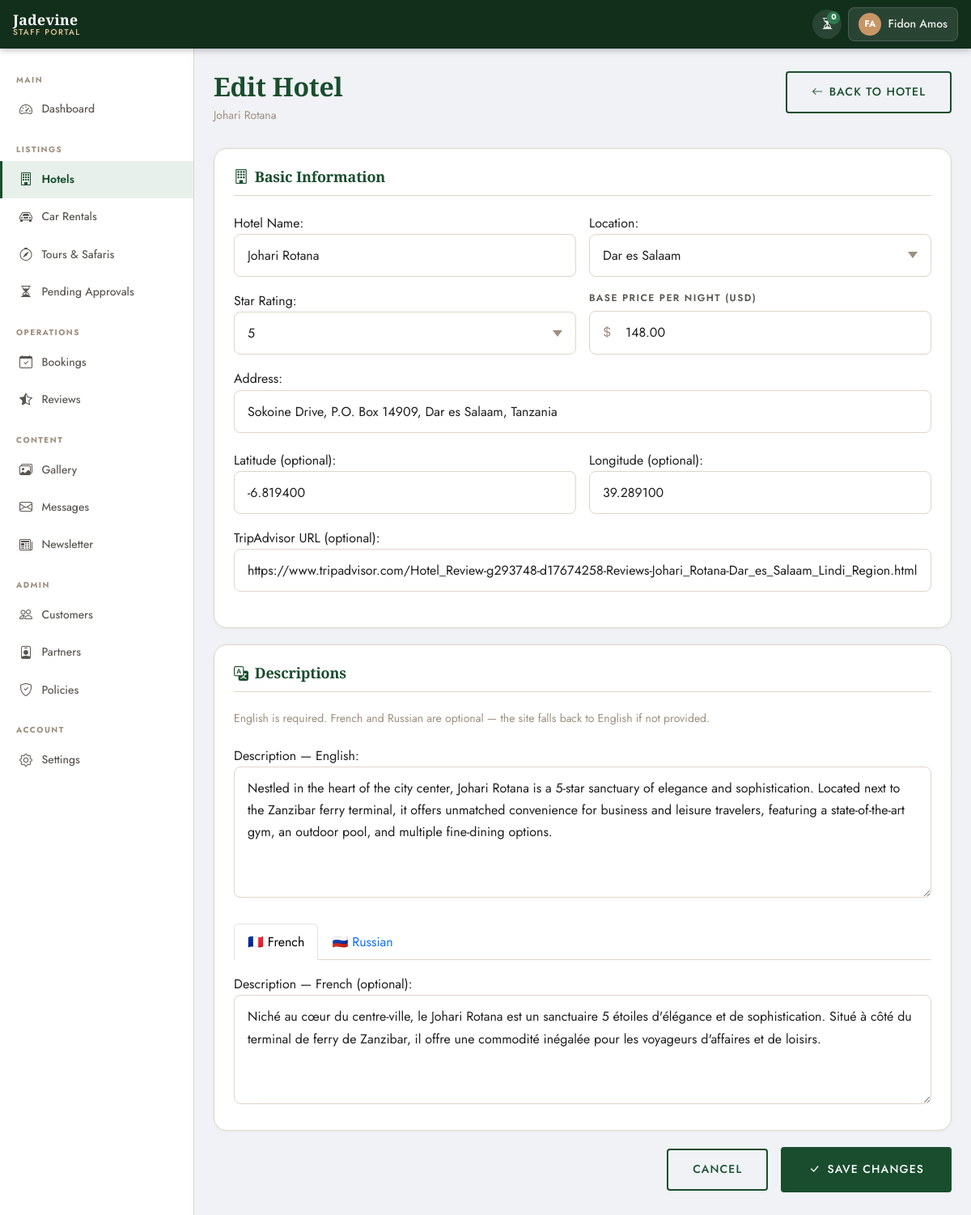
/portal/hotels/2/edit/ (signed in), run on the app's committed database.
### apps/accounts/models.py (models this page shows, shortened)
class CustomUser(AbstractUser):
    LANGUAGE_CHOICES = [
        ('en', 'English'),
        ('fr', 'Français'),
        ('ru', 'Русский'),
    ]
    phone = models.CharField(
        max_length=20,
        blank=True,
        null=True,
        verbose_name=_('Phone Number'),
    )
    nationality = models.CharField(
        max_length=100,
        blank=True,
        null=True,
        verbose_name=_('Nationality'),
    )
    preferred_language = models.CharField(
        max_length=5,
        choices=LANGUAGE_CHOICES,
        default='en',
        verbose_name=_('Preferred Language'),
    )
    profile_photo = models.ImageField(
        upload_to='profiles/',
        blank=True,
        null=True,
        verbose_name=_('Profile Photo'),
    )
    class Meta:
        verbose_name = _('User')
        verbose_name_plural = _('Users')

### apps/hotels/models.py (models this page shows, shortened)
class Hotel(models.Model):
    LOCATION_CHOICES = [
        ('zanzibar', _('Zanzibar')),
        ('dar_es_salaam', _('Dar es Salaam')),
    ]
    APPROVAL_CHOICES = [
        ('pending', _('Pending Review')),
        ('approved', _('Approved')),
        ('rejected', _('Rejected')),
    ]
    STAR_CHOICES = [(i, str(i)) for i in range(1, 6)]
    name = models.CharField(max_length=200, verbose_name=_('Hotel Name'))
    slug = models.SlugField(unique=True, blank=True)
    location = models.CharField(
        max_length=20, choices=LOCATION_CHOICES, verbose_name=_('Location')
    )
    description_en = models.TextField(verbose_name=_('Description (English)'))
    description_fr = models.TextField(blank=True, null=True, verbose_name=_('Description (French)'))
    description_ru = models.TextField(blank=True, null=True, verbose_name=_('Description (Russian)'))
    stars = models.IntegerField(choices=STAR_CHOICES, verbose_name=_('Star Rating'))
    price_per_night = models.DecimalField(
        max_digits=10, decimal_places=2, verbose_name=_('Price Per Night (USD)')
    )
    address = models.CharField(max_length=300, verbose_name=_('Address'))
    latitude = models.DecimalField(
        max_digits=9, decimal_places=6, blank=True, null=True
    )
    longitude = models.DecimalField(
        max_digits=9, decimal_places=6, blank=True, null=True
    )
    tripadvisor_url = models.URLField(blank=True, null=True, verbose_name=_('TripAdvisor URL'))
    created_by = models.ForeignKey(
        settings.AUTH_USER_MODEL,
        on_delete=models.SET_NULL,
        null=True,
        blank=True,
        related_name='hotels_created',
        verbose_name=_('Created By'),
    )
    approval_status = models.CharField(
        max_length=10, choices=APPROVAL_CHOICES, default='pending',
        verbose_name=_('Approval Status')
    )
    rejection_reason = models.TextField(
        blank=True, null=True, verbose_name=_('Rejection Reason')
    )
    is_active = models.BooleanField(default=False, verbose_name=_('Active / Visible'))
    created_at = models.DateTimeField(auto_now_add=True)
    updated_at = models.DateTimeField(auto_now=True)
    class Meta:
        verbose_name = _('Hotel')
        verbose_name_plural = _('Hotels')
        ordering = ['-created_at']

### apps/portal/views/hotels.py (the view, shortened to what this page needs)
# urls.py: path('hotels/<int:pk>/edit/', PortalHotelEditView.as_view(), name='hotel_edit'),
class PortalHotelEditView(PortalRequiredMixin, View):
    template_name = 'portal/portal_hotel_form.html'
    def get(self, request, pk):
        hotel = _get_portal_hotel(request.user, pk)
        context = {
            'form': HotelForm(instance=hotel),
            'hotel': hotel,
            'is_edit': True,
            'mini_admin': is_mini_admin(request.user),
            'show_approval_warning': (
                is_mini_admin(request.user) and
                hotel.approval_status == 'approved'
            ),
        }
        return render(request, self.template_name, context)

### apps/portal/context_processors.py (called while the page is built, shortened)
def portal_context(request):
    mini = is_mini_admin(request.user)
    pending_hotels = 0
    pending_cars = 0
    unread_messages = 0
    if not mini:
        pending_hotels = Hotel.objects.filter(approval_status='pending').count()
        pending_cars = CarRental.objects.filter(approval_status='pending').count()
        unread_messages = ContactMessage.objects.filter(status='new').count()
    pending_reviews = get_accessible_reviews(request.user).filter(
        status='pending'
    ).count()
    return {
        'pending_total': pending_hotels + pending_cars,
        'pending_hotels': pending_hotels,
        'pending_cars': pending_cars,
        'unread_messages': unread_messages,
        'pending_reviews': pending_reviews,
        'mini_admin': mini,
    }

### apps/portal/mixins.py (called while the page is built, shortened)
def get_accessible_hotels(user):
    from apps.hotels.models import Hotel
    if hasattr(user, 'miniadminprofile'):
        return Hotel.objects.filter(created_by=user)
    return Hotel.objects.all()

def get_accessible_reviews(user):
    from apps.reviews.models import Review
    from apps.hotels.models import Hotel
    from apps.cars.models import CarRental
    return Review.objects.all()

def is_mini_admin(user):
    return hasattr(user, 'miniadminprofile')

    def dispatch(self, request, *args, **kwargs):
        if not request.user.is_authenticated or not request.user.is_staff:
            return redirect('portal:login')
        return super().dispatch(request, *args, **kwargs)

### apps/portal/views/hotels.py (called while the page is built)
def _get_portal_hotel(user, pk):
    qs = get_accessible_hotels(user)
    return get_object_or_404(qs, pk=pk)

### templates/portal/portal_hotel_form.html (shortened to what this page needs)
{% extends "portal/portal_base.html" %}
{% load i18n static %}
{% block nav_hotels %}active{% endblock %}
{% block page_title %}
  {% if is_edit %}{% trans "Edit Hotel" %}{% else %}{% trans "Add New Hotel" %}{% endif %}
{% endblock %}
{% block page_subtitle %}
  <p class="portal-page-subtitle">
    {% if is_edit %}{{ hotel.name }}{% else %}{% trans "Fill in the details below. English description is required." %}{% endif %}
  </p>
{% endblock %}
{% block page_actions %}
  {% if is_edit %}
  <a href="{% url 'portal:hotel_detail' hotel.pk %}" class="btn-outline-jd"
     style="display:inline-flex;align-items:center;gap:0.4rem;">
    <i class="bi bi-arrow-left"></i> {% trans "Back to Hotel" %}
  </a>
  {% else %}
  <a href="{% url 'portal:hotel_list' %}" class="btn-outline-jd"
     style="display:inline-flex;align-items:center;gap:0.4rem;">
    <i class="bi bi-arrow-left"></i> {% trans "Back to Hotels" %}
  </a>
  {% endif %}
{% endblock %}
{% block extra_css %}
<link rel="stylesheet" href="{% static 'css/portal/portal_hotels.css' %}">
{% endblock %}
{% block content %}
<form method="post" action="" novalidate>
  <div class="portal-form-section">
    <h3 class="portal-form-section-title">
      <i class="bi bi-building me-2"></i>{% trans "Basic Information" %}
    </h3>
    <div class="portal-field-row portal-field-row--2">
      <div class="jd-form-group mb-0">
        {{ form.name.label_tag }}
        {{ form.name }}
      </div>
      <div class="jd-form-group mb-0">
        {{ form.location.label_tag }}
        {{ form.location }}
      </div>
    </div>
    <div class="portal-field-row portal-field-row--2 mt-3">
      <div class="jd-form-group mb-0">
        {{ form.stars.label_tag }}
        {{ form.stars }}
      </div>
      <div class="jd-form-group mb-0">
        <label class="jd-label">
          {{ form.price_per_night.label }}
        </label>
        <div class="jd-input-icon-wrap">
          {{ form.price_per_night }}
        </div>
      </div>
    </div>
    <div class="jd-form-group mt-3">
      {{ form.address.label_tag }}
      {{ form.address }}
    </div>
    <div class="portal-field-row portal-field-row--2 mt-3">
      <div class="jd-form-group mb-0">
        {{ form.latitude.label_tag }}
        {{ form.latitude }}
      </div>
      <div class="jd-form-group mb-0">
        {{ form.longitude.label_tag }}
        {{ form.longitude }}
      </div>
    </div>
    <div class="jd-form-group mt-3">
      {{ form.tripadvisor_url.label_tag }}
      {{ form.tripadvisor_url }}
    </div>
  </div>
  <div class="portal-form-section">
    <h3 class="portal-form-section-title">
      <i class="bi bi-translate me-2"></i>{% trans "Descriptions" %}
    </h3>
    <p style="font-size:var(--text-sm);color:var(--color-muted);margin-bottom:1.25rem;">
      {% trans "English is required. French and Russian are optional — the site falls back to English if not provided." %}
    </p>
    <div class="jd-form-group">
      {{ form.description_en.label_tag }}
      {{ form.description_en }}
    </div>
    <ul class="nav nav-tabs mt-4 mb-3" style="border-color:var(--color-border);">
      <li class="nav-item">
        <button class="nav-link active lang-tab" data-target="#desc-fr" type="button">
          🇫🇷 {% trans "French" %}
        </button>
      </li>
      <li class="nav-item">
        <button class="nav-link lang-tab" data-target="#desc-ru" type="button">
          🇷🇺 {% trans "Russian" %}
        </button>
      </li>
    </ul>
    <div id="desc-fr">
      <div class="jd-form-group mb-0">
        {{ form.description_fr.label_tag }}
        {{ form.description_fr }}
      </div>
    </div>
  </div>
  <div class="d-flex align-items-center justify-content-end gap-3 mt-2">
    {% if is_edit %}
    <a href="{% url 'portal:hotel_detail' hotel.pk %}" class="btn-outline-jd">
      {% trans "Cancel" %}
    </a>
    {% else %}
    <a href="{% url 'portal:hotel_list' %}" class="btn-outline-jd">
      {% trans "Cancel" %}
    </a>
    {% endif %}
    <button type="submit" class="btn-primary-jd"
            style="display:inline-flex;align-items:center;gap:0.5rem;"
            {% if show_approval_warning %}id="submit-with-warning"{% endif %}>
      <i class="bi bi-check-lg"></i>
      {% if is_edit %}{% trans "Save Changes" %}{% else %}{% trans "Create Hotel" %}{% endif %}
    </button>
  </div>
</form>
{% endblock %}

### templates/portal/portal_base.html (shortened to what this page needs)
{% load static i18n %}
<!DOCTYPE html>
<html lang="en">
<head>
  <link rel="stylesheet"
        href="https://cdn.jsdelivr.net/npm/bootstrap@5.3.3/dist/css/bootstrap.min.css">
  <link rel="stylesheet"
        href="https://cdn.jsdelivr.net/npm/bootstrap-icons@1.11.3/font/bootstrap-icons.min.css">
  <link rel="stylesheet"
        href="https://cdn.datatables.net/1.13.8/css/dataTables.bootstrap5.min.css">
  <link rel="stylesheet"
        href="https://cdn.datatables.net/buttons/2.4.2/css/buttons.bootstrap5.min.css">
  <link rel="stylesheet" href="{% static 'css/main.css' %}">
  <link rel="stylesheet" href="{% static 'css/portal/portal_base.css' %}">
  {% block extra_css %}{% endblock %}
</head>
<body class="portal-body {% block body_class %}{% endblock %}">
<header class="portal-topbar">
  <a href="{% url 'portal:dashboard' %}" class="portal-topbar-brand">
    <span class="brand-name">Jadevine</span>
    <span class="brand-sub">{% trans "Staff Portal" %}</span>
  </a>
  <div class="portal-topbar-right">
    {% if not mini_admin %}
    <a href="{% url 'portal:dashboard' %}#pending"
       class="portal-topbar-badge {% if pending_total == 0 %}portal-topbar-badge--zero{% endif %}"
       title="{% trans 'Pending approvals' %}">
      <i class="bi bi-hourglass-split"></i>
      <span class="pending-count-badge">{{ pending_total }}</span>
    </a>
    {% endif %}
    <div class="portal-user-dropdown dropdown">
      <button class="portal-user-btn dropdown-toggle"
              data-bs-toggle="dropdown"
              aria-expanded="false">
        <span class="portal-user-avatar">
          {{ request.user.first_name|first|upper }}{{ request.user.last_name|first|upper }}
        </span>
        <span class="portal-user-name d-none d-md-inline">
          {{ request.user.get_full_name|default:request.user.username }}
        </span>
      </button>
    </div>
  </div>
</header>
<div class="portal-layout">
  <aside class="portal-sidebar" id="portalSidebar">
    <nav class="portal-nav">
      <div class="portal-nav-section">
        <span class="portal-nav-label">{% trans "Main" %}</span>
        <a href="{% url 'portal:dashboard' %}"
           class="portal-nav-link {% block nav_dashboard %}{% endblock %}">
          <i class="bi bi-speedometer2"></i>
          <span>{% trans "Dashboard" %}</span>
        </a>
      </div>
      <div class="portal-nav-section">
        <span class="portal-nav-label">{% trans "Listings" %}</span>
        <a href="{% url 'portal:hotel_list' %}"
           class="portal-nav-link {% block nav_hotels %}{% endblock %}">
          <i class="bi bi-building"></i>
          <span>{% trans "Hotels" %}</span>
        </a>
        <a href="{% url 'portal:car_list' %}"
           class="portal-nav-link {% block nav_cars %}{% endblock %}">
          <i class="bi bi-car-front"></i>
          <span>{% trans "Car Rentals" %}</span>
        </a>
        {% if not mini_admin %}
        <a href="{% url 'portal:tour_list' %}"
           class="portal-nav-link {% block nav_tours %}{% endblock %}">
          <i class="bi bi-compass"></i>
          <span>{% trans "Tours &amp; Safaris" %}</span>
        </a>
        {% endif %}
        {% if not mini_admin %}
        <a href="{% url 'portal:pending_hotels' %}"
           class="portal-nav-link {% block nav_pending %}{% endblock %}">
          <i class="bi bi-hourglass-split"></i>
          <span>{% trans "Pending Approvals" %}</span>
        </a>
        {% endif %}
      </div>
      <div class="portal-nav-section">
        <span class="portal-nav-label">{% trans "Operations" %}</span>
        <a href="{% url 'portal:booking_list' %}"
           class="portal-nav-link {% block nav_bookings %}{% endblock %}">
          <i class="bi bi-calendar-check"></i>
          <span>{% trans "Bookings" %}</span>
        </a>
        <a href="{% url 'portal:review_list' %}"
          class="portal-nav-link {% block nav_reviews %}{% endblock %}">
          <i class="bi bi-star-half"></i>
          <span>{% trans "Reviews" %}</span>
        </a>
      </div>
      {% if not mini_admin %}
      <div class="portal-nav-section">
        <span class="portal-nav-label">{% trans "Content" %}</span>
        <a href="{% url 'portal:gallery' %}"
           class="portal-nav-link {% block nav_gallery %}{% endblock %}">
          <i class="bi bi-images"></i>
          <span>{% trans "Gallery" %}</span>
        </a>
        <a href="{% url 'portal:message_list' %}"
           class="portal-nav-link {% block nav_messages %}{% endblock %}">
          <i class="bi bi-envelope"></i>
          <span>{% trans "Messages" %}</span>
        </a>
        <a href="{% url 'portal:newsletter' %}"
           class="portal-nav-link {% block nav_newsletter %}{% endblock %}">
          <i class="bi bi-newspaper"></i>
          <span>{% trans "Newsletter" %}</span>
        </a>
      </div>
      {% endif %}
      {% if not mini_admin %}
      <div class="portal-nav-section">
        <span class="portal-nav-label">{% trans "Admin" %}</span>
        <a href="{% url 'portal:user_list' %}"
           class="portal-nav-link {% block nav_users %}{% endblock %}">
          <i class="bi bi-people"></i>
          <span>{% trans "Customers" %}</span>
        </a>
        <a href="{% url 'portal:miniadmin_list' %}"
           class="portal-nav-link {% block nav_miniadmins %}{% endblock %}">
          <i class="bi bi-person-badge"></i>
          <span>{% trans "Partners" %}</span>
        </a>
        <a href="{% url 'portal:policies' %}"
           class="portal-nav-link {% block nav_policies %}{% endblock %}">
          <i class="bi bi-shield-check"></i>
          <span>{% trans "Policies" %}</span>
        </a>
      </div>
      {% endif %}
      <div class="portal-nav-section">
        <span class="portal-nav-label">{% trans "Account" %}</span>
        <a href="{% url 'portal:settings' %}"
           class="portal-nav-link {% block nav_settings %}{% endblock %}">
          <i class="bi bi-gear"></i>
          <span>{% trans "Settings" %}</span>
        </a>
      </div>
    </nav>
  </aside>
  <main class="portal-main">
    {% block page_header %}
    <div class="portal-page-header">
      <div>
        <h1 class="portal-page-title">{% block page_title %}{% endblock %}</h1>
        {% block page_subtitle %}{% endblock %}
      </div>
      <div class="portal-page-actions">
        {% block page_actions %}{% endblock %}
      </div>
    </div>
    {% endblock %}
    <div class="portal-content">
      {% block content %}{% endblock %}
    </div>
  </main>
</div>
</body>
</html>

### data on the page
CustomUser: user.first_name|first "F", user.last_name|first "A", user.get_full_name "Fidon Amos"
Hotel: name "Johari Rotana", location "Dar es Salaam", stars "5", price_per_night "148.00", address "Sokoine Drive, P.O. Box 14909, Dar es Salaam, Tanzania", latitude "-6.819400", longitude "39.289100", tripadvisor_url "https://www.tripadvisor.com/Hotel_Review-g293748-d17674258-Reviews-Johari_Rotana-Dar_es_Salaam_Lindi_Region.html", description_en "Nestled in the heart of the city center, Johari Rotana is a 5-star sanctuary of elegance and sophistication. Located next to the Zanzibar ferry terminal, it offers unmatched convenience for business and leisure travelers, featuring a state-of-the-art gym, an outdoor pool, and multiple fine-dining options.", description_fr "Niché au cœur du centre-ville, le Johari Rotana est un sanctuaire 5 étoiles d'élégance et de sophistication. Situé à côté du terminal de ferry de Zanzibar, il offre une commodité inégalée pour les voyageurs d'affaires et de loisirs."

### other printed values
{{ pending_total }} "0"
